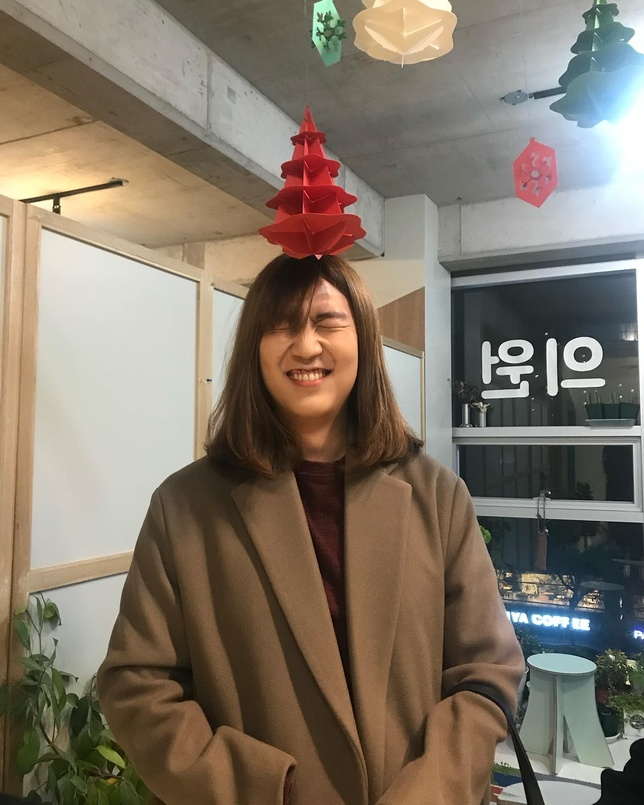
#> input picture quest_exp_05/itsme.jpeg, 644 x 805 px, shrunk from 1440 x 1800 before the run, found by its file name
$ jupyter execute --allow-errors aiffel_quest_exp_05.ipynb
#> lines starting #> are read from the running program, lines starting #| are printed output that depends on the picture
# 프로젝트: 인물 모드 문제점 찾기

## Step 1. 인물모드 직접 해 보기

[cell 1]
import os
import urllib
import cv2
import numpy as np
from pixellib.semantic import semantic_segmentation
from matplotlib import pyplot as plt

[cell 2]
# 이미지 불러오기
img_path = os.getenv('HOME')+'/aiffel/aiffel_quest/quest_exp_05/itsme.jpeg'
img_orig = cv2.imread(img_path)
#> img_orig is the input picture: shape (805, 644, 3); mean B, G, R 103.2, 117.6, 129.1

plt.figure(figsize=(8,8))
plt.imshow(cv2.cvtColor(img_orig, cv2.COLOR_BGR2RGB))
plt.show()

[cell 3]
# 모델 다운로드
model_dir = os.getenv('HOME')+'/aiffel/aiffel_quest/quest_exp_05/models'
model_file = os.path.join(model_dir, 'deeplabv3_xception_tf_dim_ordering_tf_kernels.h5')
model_url = 'https://github.com/ayoolaolafenwa/PixelLib/releases/download/1.1/deeplabv3_xception_tf_dim_ordering_tf_kernels.h5'
os.makedirs(model_dir, exist_ok=True)
urllib.request.urlretrieve(model_url, model_file)
#> (this line was passed over: the network is not available in this run)

#> (a cell that did not finish here is left out)

#> (a cell that did not finish here is left out)

[cell 6]
LABEL_NAMES = [
    'background', 'aeroplane', 'bicycle', 'bird', 'boat', 'bottle', 'bus',
    'car', 'cat', 'chair', 'cow', 'diningtable', 'dog', 'horse', 'motorbike',
    'person', 'pottedplant', 'sheep', 'sofa', 'train', 'tv'
]

LABEL2ID = {label: i for i, label in enumerate(LABEL_NAMES)}
LABEL2ID

[cell 7]
plt.figure(figsize=(8,8))
#> (the rest of this cell did not finish here and is left out)

#> (a cell that did not finish here is left out)

[cell 9]
# 컬러맵 만들기
COLORMAP = np.zeros((256, 3), dtype = int)
ind = np.arange(256, dtype=int)

for shift in reversed(range(8)):
    for channel in range(3):
        COLORMAP[:, channel] |= ((ind >> channel) & 1) << shift
    ind >>= 3

COLORMAP[:20] #생성한 20개의 컬러맵 출력

[cell 10]
seg_color = tuple(COLORMAP[LABEL2ID['person']][::-1])

#> (a cell that did not finish here is left out)

[cell 12]
# 원본이미지에 마스크 표시
img_show = img_orig.copy()

#> (the rest of this cell did not finish here and is left out)

[cell 13]
# 블러 이미지 생성
img_orig_blur = cv2.blur(img_orig, (18,18))
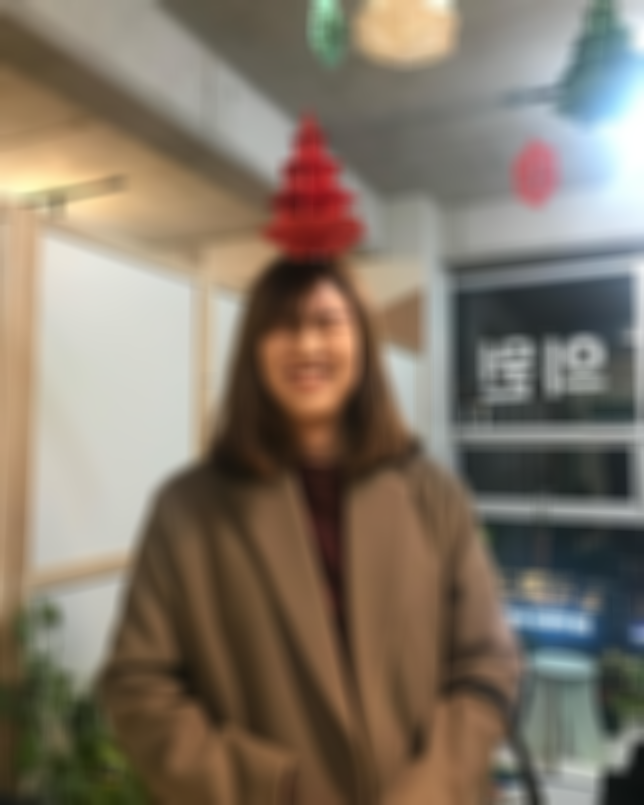
#> img_orig_blur: shape (805, 644, 3); mean B, G, R 103.1, 117.6, 129.1
plt.figure(figsize=(8,8))
plt.imshow(cv2.cvtColor(img_orig_blur, cv2.COLOR_BGR2RGB))
plt.show()

#> (a cell that did not finish here is left out)

#> (a cell that did not finish here is left out)

[cell 16]
# 위 작업을 함수화. 이미지와 대상을 입력하면 대상을 중심으로 아웃포커싱한 이미지를 출력
def get_blurred_image(img_path, obj):
    img_orig = cv2.imread(img_path)
    try:
        index = LABEL2ID[obj]
    except:
        print('Wrong object name')
        return

    segvalues, output = model.segmentAsPascalvoc(img_path)

    if index in segvalues['class_ids']:
        seg_color = tuple(COLORMAP[index][::-1])
    else:
        print('Object not detected')
        return

    seg_map = np.all(output==seg_color, axis=-1)

    img_show = img_orig.copy()
    img_mask = seg_map.astype(np.uint8) * 255

    img_orig_blur = cv2.blur(img_orig, (30,30))
    img_mask_color = cv2.cvtColor(img_mask, cv2.COLOR_GRAY2BGR)

    img_concat = np.where(img_mask_color==255, img_orig, img_orig_blur)

    plt.figure(figsize=(8,8))
    plt.imshow(cv2.cvtColor(img_concat, cv2.COLOR_BGR2RGB))
    plt.show()

[cell 17]
img_path_me = os.getenv('HOME')+'/aiffel/aiffel_quest/quest_exp_05/itsme.jpeg'
img_path_cat = os.getenv('HOME')+'/aiffel/aiffel_quest/quest_exp_05/chichi.jpeg'
img_path_dog = os.getenv('HOME')+'/aiffel/aiffel_quest/quest_exp_05/molly.jpeg'

#> (the rest of this cell did not finish here and is left out)

[cell 18]
# 색상 반전 효과
def get_negative_image(img_path, obj, bg_neg=True):
    img_orig = cv2.imread(img_path)
    try:
        index = LABEL2ID[obj]
    except:
        print('Wrong object name')
        return

    segvalues, output = model.segmentAsPascalvoc(img_path)

    if index in segvalues['class_ids']:
        seg_color = tuple(COLORMAP[index][::-1])
    else:
        print('Object not detected')
        return

    seg_map = np.all(output==seg_color, axis=-1)

    img_show = img_orig.copy()
    img_mask = seg_map.astype(np.uint8) * 255

    img_orig_neg = cv2.bitwise_not(img_orig)
    img_mask_color = cv2.cvtColor(img_mask, cv2.COLOR_GRAY2BGR)

    if bg_neg == True:
        img_concat = np.where(img_mask_color==255, img_orig, img_orig_neg)
    else:
        img_concat = np.where(img_mask_color==255, img_orig_neg, img_orig)

    plt.figure(figsize=(8,8))
    plt.imshow(cv2.cvtColor(img_concat, cv2.COLOR_BGR2RGB))
    plt.show()

#> (a cell that did not finish here is left out)

## Step 2. 사진에서 문제점 찾기

[cell 20]
img_error_path = os.getenv('HOME')+'/aiffel/aiffel_quest/quest_exp_05/itsme_blurred_error.png'
img_error = cv2.imread(img_error_path)
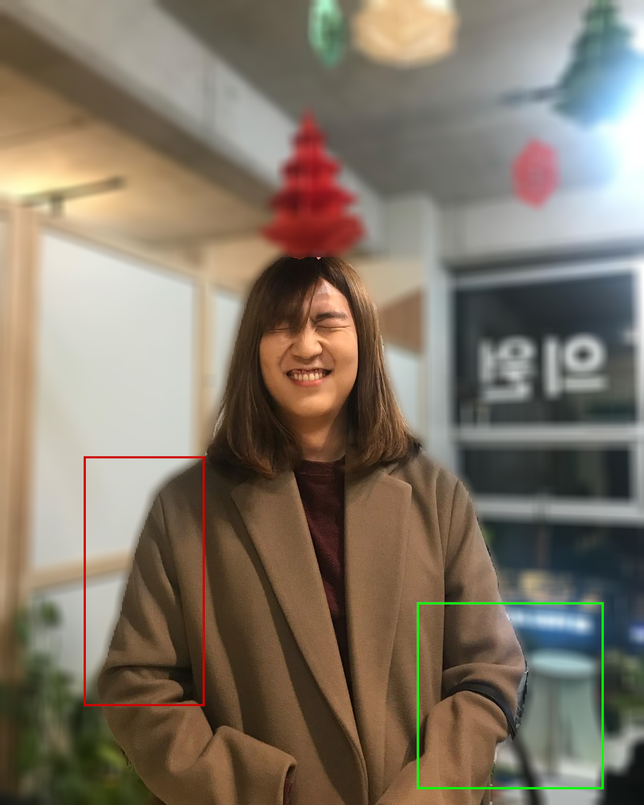
#> input picture quest_exp_05/itsme_blurred_error.png, 644 x 805 px, shrunk from 1440 x 1800 before the run, found by its file name
#> img_error is the input picture: shape (805, 644, 3); mean B, G, R 102.5, 117.6, 129

plt.figure(figsize=(11,11))
plt.imshow(cv2.cvtColor(img_error, cv2.COLOR_BGR2RGB))
plt.show()
